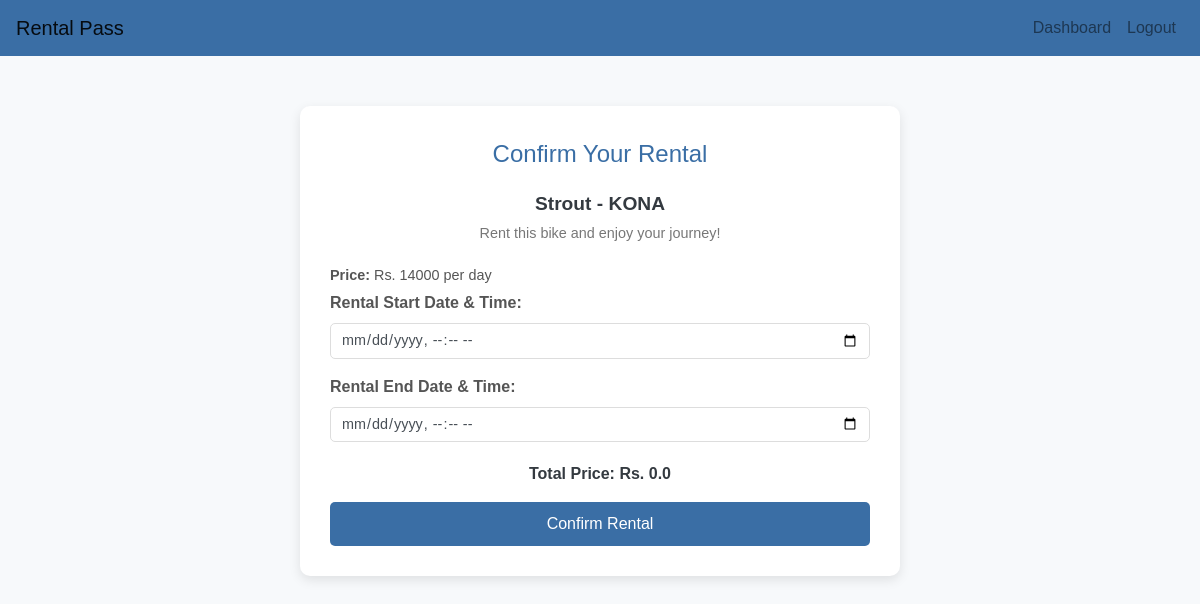
/rentBicycle.php?id=5 (signed in), run on the app's committed database.
### tables this page shows
CREATE TABLE `vehicles` (
  `VID` int(11) NOT NULL,
  `name` varchar(100) DEFAULT NULL,
  `model` varchar(50) DEFAULT NULL,
  `price` varchar(255) DEFAULT NULL,
  `available` tinyint(1) DEFAULT 1,
  `photo` varchar(255) DEFAULT NULL
);

### rentBicycle.php (the view, shortened to what this page needs)
<?php
require 'database.php';
$userId = $_SESSION['user_id'];
$vehicleId = isset($_GET['id']) ? $_GET['id'] : $_POST['vehicle_id'];
$stmt = $conn->prepare("
    SELECT * FROM vehicles v
    LEFT JOIN rentals r ON v.VID = r.VID AND r.rental_end > NOW()
    WHERE v.VID = ? AND v.available = 1 AND (r.UID IS NULL OR r.UID = ?)");
$stmt->bind_param("ii", $vehicleId, $userId);
$stmt->execute();
$vehicle = $stmt->get_result()->fetch_assoc();
?>
<!DOCTYPE html>
<html lang="en">
<head>
    <link rel="stylesheet" href="https://maxcdn.bootstrapcdn.com/bootstrap/4.5.2/css/bootstrap.min.css">
</head>
<body>
<nav class="navbar navbar-expand-lg navbar-light">
    <a class="navbar-brand" href="index.php">Rental Pass</a>
    <div class="collapse navbar-collapse">
        <ul class="navbar-nav ml-auto">
            <li class="nav-item"><a class="nav-link" href="user_dashboard.php">Dashboard</a></li>
            <li class="nav-item"><a class="nav-link" href="logout.php">Logout</a></li>
        </ul>
    </div>
</nav>
<div class="container">
    <div class="form-title">Confirm Your Rental</div>
    <div class="bike-info">
        <h2><?php echo htmlspecialchars($vehicle['name']); ?> - <?php echo htmlspecialchars($vehicle['model']); ?></h2>
        <p>Rent this bike and enjoy your journey!</p>
    </div>
    <div class="bike-details">
        <p><strong>Price:</strong> Rs. <?php echo htmlspecialchars($vehicle['price']); ?> per day</p>
    </div>
    <form method="POST" action="">
        <div class="form-group">
            <label>Rental Start Date & Time:</label>
            <input type="datetime-local" class="form-control" name="rental_start" id="rental_start" required onchange="calculatePrice()">
        </div>
        <div class="form-group">
            <label>Rental End Date & Time:</label>
            <input type="datetime-local" class="form-control" name="rental_end" id="rental_end" required onchange="calculatePrice()">
        </div>
        <div class="price-calculation" id="price_calculation">
            Total Price: Rs. 0.0
        </div>
        <button type="submit" class="btn btn-primary mt-3">Confirm Rental</button>
    </form>
</div>
</body>
</html>

### rentBicycle.php (style rules this page uses)
body { background-color: #f7f9fb; color: #343a40; font-family: Arial, sans-serif; }
.navbar { background-color: #3a6ea5; }
.navbar a { color: #ffffff; }
.container { margin-top: 50px; max-width: 600px; background-color: #ffffff; padding: 30px; border-radius: 10px; box-shadow: 0 4px 12px rgba(0, 0, 0, 0.1); }
.form-title { text-align: center; font-size: 1.5rem; color: #3a6ea5; margin-bottom: 20px; }
.form-group label { font-weight: bold; color: #555; }
.btn-primary { background-color: #3a6ea5; border: none; width: 100%; padding: 10px; font-size: 1rem; border-radius: 5px; transition: background-color 0.3s ease; }
.bike-info { text-align: center; margin-bottom: 20px; }
.bike-info h2 { color: #343a40; font-weight: bold; font-size: 1.2rem; }
.bike-info p { font-size: 0.9rem; color: #777; }
.bike-details { font-size: 0.9rem; color: #555; margin-top: 15px; }
.bike-details p { margin-bottom: 5px; }
.form-group input[type="datetime-local"] { font-size: 0.9rem; padding: 10px; border: 1px solid #ddd; border-radius: 5px; }
.price-calculation { margin-top: 20px; text-align: center; font-size: 1rem; font-weight: bold; }

### data on the page
vehicles: name "Strout", model "KONA", price "14000"
